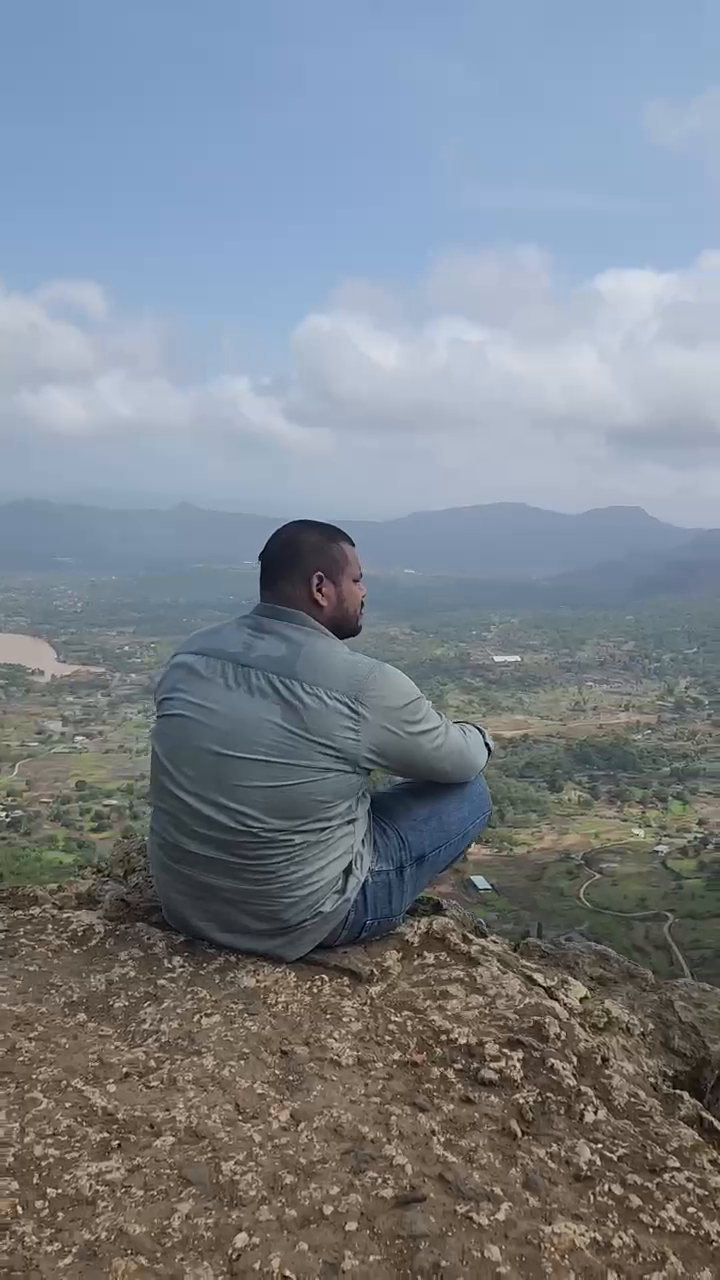
#> input picture frame 67 of data/original_video.mp4, 720 x 1280 px
$ python task4_video_motion.py
#> lines starting #> are read from the running program, lines starting #| are printed output that depends on the picture
#!/usr/bin/env python3
"""CCA 3 Task 4: frame differencing, MOG2/GMM background subtraction, Lucas-Kanade flow."""
import argparse, csv
from pathlib import Path
import cv2
import numpy as np


def main():
    p=argparse.ArgumentParser(description=__doc__)
    p.add_argument('--video', default='data/original_video.mp4')
    p.add_argument('--output', default='outputs/task4')
    p.add_argument('--max-frames', type=int, default=180, help='Process at most this many frames for speed')
    p.add_argument('--step', type=int, default=2, help='Compare every Nth frame; default 2 for speed')
    args=p.parse_args()
    video=Path(args.video); out=Path(args.output); out.mkdir(parents=True, exist_ok=True)
    cap=cv2.VideoCapture(str(video))
    if not cap.isOpened(): raise FileNotFoundError(f'Cannot open {video}. Check the path and video codec.')
    fps=cap.get(cv2.CAP_PROP_FPS) or 25.0
    width=int(cap.get(cv2.CAP_PROP_FRAME_WIDTH)); height=int(cap.get(cv2.CAP_PROP_FRAME_HEIGHT))
    total=int(cap.get(cv2.CAP_PROP_FRAME_COUNT))
    scale=min(1.0, 900/max(width,height)) if max(width,height)>0 else 1.0
    mog=cv2.createBackgroundSubtractorMOG2(history=300, varThreshold=25, detectShadows=True)
    lk_params=dict(winSize=(21,21), maxLevel=3, criteria=(cv2.TERM_CRITERIA_EPS|cv2.TERM_CRITERIA_COUNT, 30, 0.01))
    prev_gray=None; prev_points=None; prev_frame=None; rows=[]; processed=0; sample_index=0
    writer=None
    try:
        while processed < args.max_frames:
            ok, frame=cap.read()
#> frame is the input picture: shape (1280, 720, 3); mean B, G, R 139.4, 130.9, 123.1
            if not ok: break
            frame=cv2.resize(frame, (int(frame.shape[1]*scale), int(frame.shape[0]*scale)))
#> frame: shape (900, 506, 3)
            if processed % max(1,args.step) != 0:
                processed += 1; continue
            gray=cv2.cvtColor(frame, cv2.COLOR_BGR2GRAY)
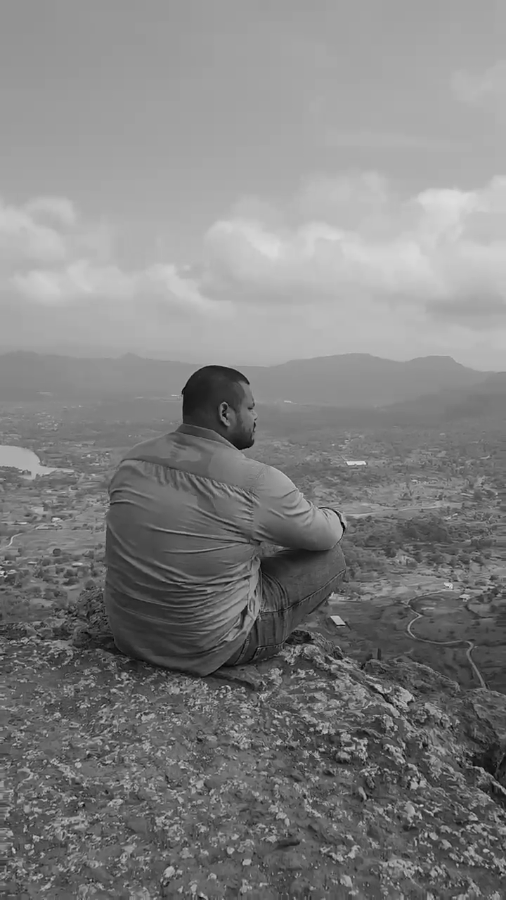
#> gray: shape (900, 506); min 1, max 227, mean 129.5
            # GMM/MOG2 mask, suppress shadow values (127) to retain definite foreground (255).
            fg=mog.apply(frame)
#> fg: shape (900, 506); every value is 127
            _, fg=cv2.threshold(fg, 200, 255, cv2.THRESH_BINARY)
#> fg: shape (900, 506); every value is 0
            if prev_gray is None:
                diff=np.zeros_like(gray)
                flow_vis=frame.copy()
                points=cv2.goodFeaturesToTrack(gray, maxCorners=250, qualityLevel=0.01, minDistance=7, blockSize=7)
#> points = 250 rows, first 8: [4, 573], [409, 703], [433, 812], [364, 746], [386, 746], [411, 779], [224, 688], [419, 784]
            else:
                diff=cv2.absdiff(gray, prev_gray)
                _, diff=cv2.threshold(diff, 25, 255, cv2.THRESH_BINARY)
                diff=cv2.dilate(diff, None, iterations=2)
                if prev_points is None or len(prev_points)==0:
                    prev_points=cv2.goodFeaturesToTrack(prev_gray, maxCorners=250, qualityLevel=0.01, minDistance=7, blockSize=7)
                flow_vis=frame.copy()
                if prev_points is not None and len(prev_points)>0:
                    next_points, status, errors=cv2.calcOpticalFlowPyrLK(prev_gray, gray, prev_points, None, **lk_params)
                    if next_points is not None and status is not None:
                        good_new=next_points[status.flatten()==1]
                        good_old=prev_points[status.flatten()==1]
                        for new, old in zip(good_new, good_old):
                            x,y=new.ravel(); ox,oy=old.ravel()
                            cv2.arrowedLine(flow_vis, (int(ox),int(oy)), (int(x),int(y)), (0,255,0), 1, tipLength=.3)
                            cv2.circle(flow_vis, (int(x),int(y)), 2, (0,0,255), -1)
                        points=good_new.reshape(-1,1,2) if len(good_new) else None
                    else: points=None
                else: points=None
            # Save panels for first frame and then periodic samples.
            if sample_index in (0, 1, 2, 4, 7, 10, 15, 20) or sample_index % 30 == 0:
                cv2.imwrite(str(out/f'frame_{sample_index:04d}_original.png'), frame)
                cv2.imwrite(str(out/f'frame_{sample_index:04d}_frame_difference.png'), diff)
                cv2.imwrite(str(out/f'frame_{sample_index:04d}_mog2_mask.png'), fg)
                cv2.imwrite(str(out/f'frame_{sample_index:04d}_lucas_kanade.png'), flow_vis)
            rows.append([sample_index, round(sample_index*max(1,args.step)/fps,3), int(np.count_nonzero(diff)), int(np.count_nonzero(fg)), 0 if points is None else len(points)])
            prev_gray=gray.copy(); prev_points=points; sample_index+=1; processed+=1
#> after `prev_points = points`: prev_points has the same summary as points
    finally:
        cap.release()
    if not rows: raise RuntimeError('No frames were processed. Check that the video is a valid supported video file.')
    with (out/'task4_metrics.csv').open('w',newline='',encoding='utf-8') as f:
        wr=csv.writer(f); wr.writerow(['sample_index','approx_time_seconds','frame_difference_foreground_pixels','mog2_foreground_pixels','tracked_lk_points']); wr.writerows(rows)
    # A single easy-to-review comparison panel using the last saved samples.
    print(f'Video metadata: {width}x{height}, {fps:.2f} FPS, reported frames={total}')
    print(f'Processed {len(rows)} sampled frames. Saved visual outputs and metrics to {out}')
    print('Interpretation: frame differencing highlights changes between two sampled frames; MOG2 estimates foreground against a learned background; Lucas–Kanade tracks sparse feature-point motion.')

if __name__=='__main__': main()

$ run again, starting later in the video
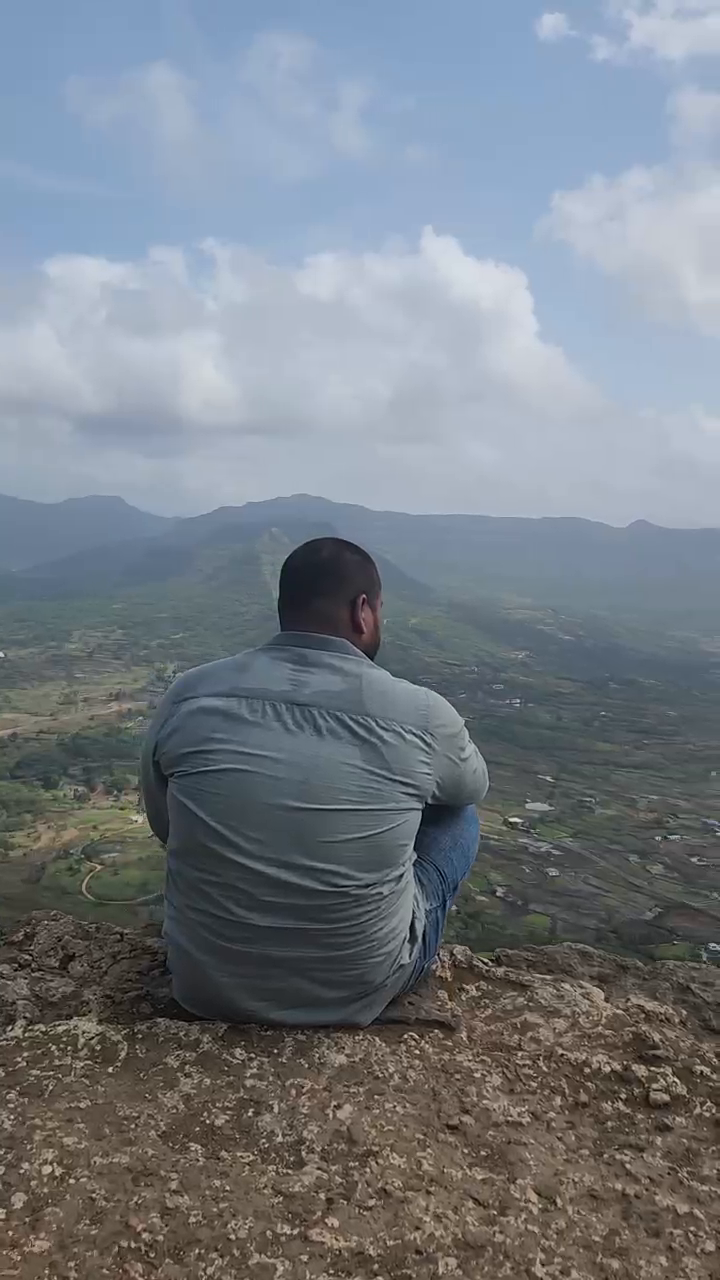
#> input picture frame 305 of data/original_video.mp4, 720 x 1280 px
#> in main, frame is the input picture: shape (1280, 720, 3); mean B, G, R 133.2, 125.6, 118.6
#> frame: shape (900, 506, 3)
#> in main, `gray=cv2.cvtColor(frame, cv2.COLOR_BGR2GRAY)`:
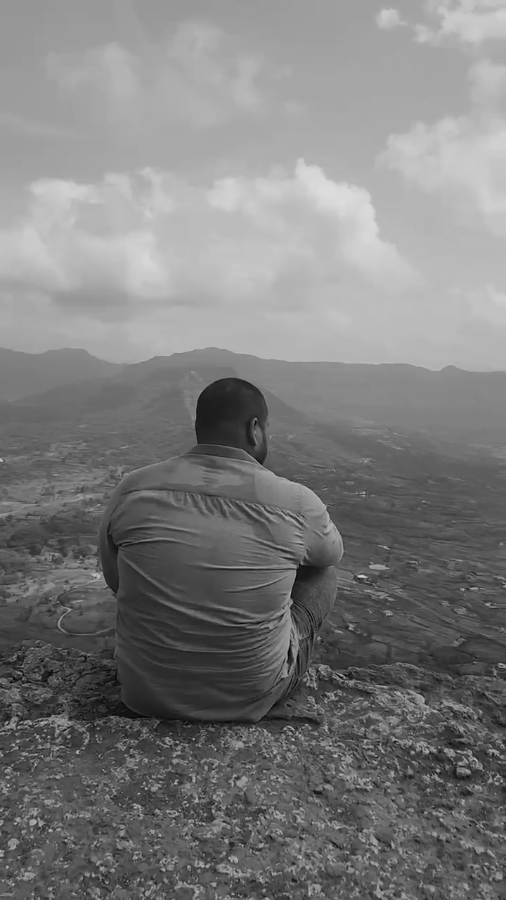
#> gray: shape (900, 506); min 2, max 221, mean 124.3
#> points = 250 rows, first 8: [293, 570], [491, 752], [36, 821], [428, 750], [197, 800], [144, 786], [494, 780], [18, 725]
#> prev_points has the same summary as points
